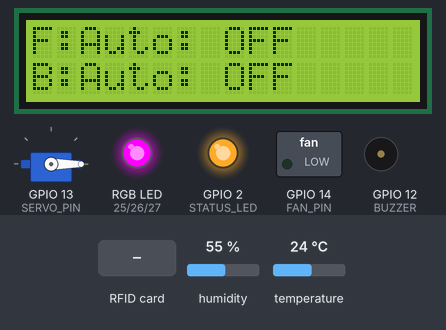
The sketch below on a simulated ESP32. Parts: 16×2 character LCD, servo, switched loads named in the sketch (green lamp = pin HIGH), an RGB LED mixed from three pins (HIGH = lit), output pins drawn as LEDs (lit = HIGH), buzzer (waves = sounding). The test bench sets the inputs (shaded band); at power-on: temperature 24 °C, humidity 55 %. WiFi joins after 1.5 s; servers stay silent unless stated; uploads are accepted with an empty reply; what the sketch prints to the serial monitor is not drawn.

Above: at 5.3 s.
5.4 s: temperature set to 26.6 °C
At 6.9 s:
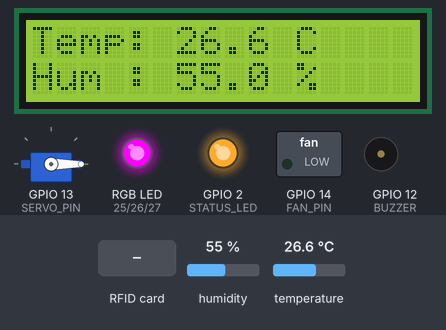
11.3 s: temperature set to 27.8 °C
At 13.8 s:
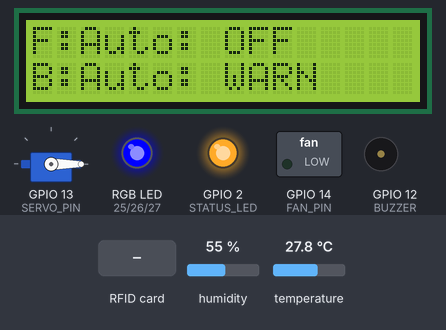
14.2 s: RFID card 5E 7A 19 C4 held to the reader
At 15.3 s:
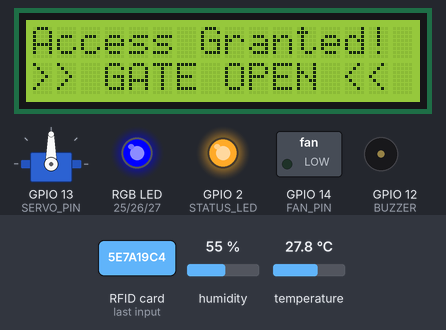
19.5 s: humidity set to 78 %
At 23.4 s:
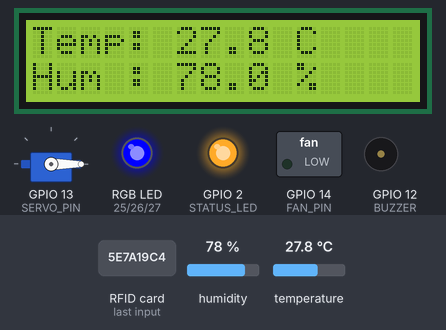
23.7 s: humidity set to 81 %
At 25.5 s:
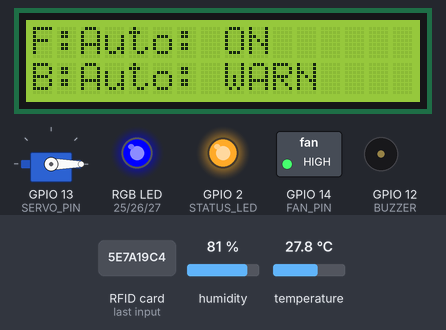
25.8 s: temperature set to 12 °C
At 29.3 s:
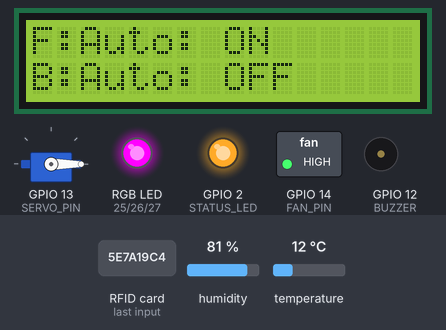
Timing chart, 0 to 30.8 s (numbered marks = the images above; inputs shaded):
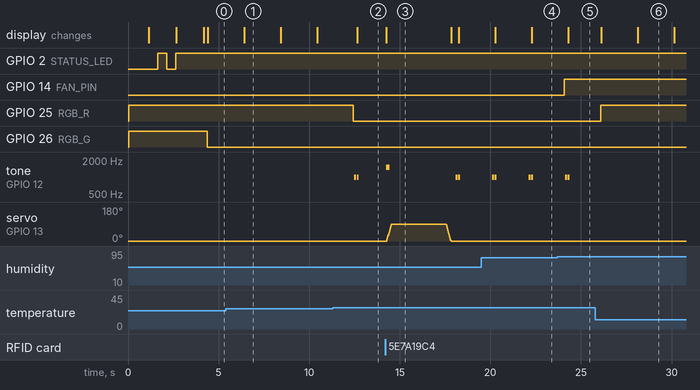

Measured:
- the behaviour switches between 26.9 and 27 °C on temperature (found by bisection; images 1 and 2)
- the behaviour switches between 79 and 80 % on humidity (found by bisection; images 4 and 5)
- after the input at 5.4 s, the display: changes after 1.0 s (image 1)
- after the input at 11.3 s, GPIO 25 (RGB_R): HIGH → LOW after 1.1 s; tone on GPIO 12 (BUZZER): alternates 1000 Hz for 0.10 s and silent for 0.05 s, 4 changes in all, then stays silent, starting after 1.2 s; the display: changes after 1.4 s (image 2)
- after the input at 14.2 s, servo on GPIO 13 (SERVO_PIN): rises from 0° to 90° in 0.24 s, then falls to 0° in 3.3 s; the display: changes after 0.06 s (image 3)
- after the input at 19.5 s, the display: first differs from a run without the input after 2.8 s (image 4)
- after the input at 23.7 s, GPIO 14 (FAN_PIN): LOW → HIGH after 0.39 s; the display: changes after 0.61 s (image 5)
- after the input at 25.8 s, GPIO 25 (RGB_R): LOW → HIGH after 0.30 s; tone on GPIO 12 (BUZZER): stops changing and stays silent; the display: first changes after 0.33 s (image 6 shows a later state)

The sketch:

Esp32_Code_smart_warehouse.ino
```cpp
#include <SPI.h>
#include <MFRC522.h>
#include <ESP32Servo.h>
#include <LiquidCrystal_I2C.h>
#include "DHT.h"
#include <WiFiManager.h>
#include <Ticker.h>
#include <HTTPClient.h>

// --- ตั้งค่าซอฟต์แวร์ (Software Settings) ---
// ⚠️ สำคัญ: ตรวจสอบ IP เครื่องคอมพิวเตอร์คุณด่วนว่ายังเป็น 10.46.167.135 อยู่หรือไม่!
const char* php_post_url = "http://10.46.167.135/IOT-finalproject/post_data.php";
const char* php_get_url = "http://10.46.167.135/IOT-finalproject/api_control.php?action=get";

// *** ส่วนที่เพิ่ม: Security Token / API Key ***
const char* api_key = "MY_SECRET_KEY_888";// รหัสลับสำหรับคุยกับ Server

// --- Pin Assignment ---
#define SS_PIN      5
#define RST_PIN     4
#define SERVO_PIN   13
#define FAN_PIN     14
#define BUZZER      12
#define DHTPIN      15
#define DHTTYPE     DHT22
#define RGB_R       25
#define RGB_G       26
#define RGB_B       27
#define STATUS_LED  2

// --- สร้างออบเจกต์ ---
MFRC522 rfid(SS_PIN, RST_PIN);
Servo myServo;
DHT dht(DHTPIN, DHTTYPE);
LiquidCrystal_I2C lcd(0x27, 16, 2);
Ticker ticker;

// --- ตัวแปรควบคุม ---
bool isGateOpening = false;
int speedDelay = 15;
float humThreshold = 80.0;
unsigned long previousMillis = 0;
const long interval = 2000; // Client-side Rate Limit (ส่งทุก 2 วินาที)

// ตัวแปรควบคุมโหมด Manual
bool isManualFan = false;
bool fanWebState = false;
bool isManualBuzzer = false;
bool buzzerWebState = false;

// ตัวแปรจอ LCD
int lcdState = 0;
bool wasConnected = true;

// ฟังก์ชันไฟกระพริบ
void tickLogic() {
  int state = digitalRead(STATUS_LED);
  digitalWrite(STATUS_LED, !state);
}

void configModeCallback (WiFiManager *myWiFiManager) {
  Serial.println("Entered config mode (AP Mode)");
  lcd.clear();
  lcd.setCursor(0, 0); lcd.print("Connect AP:");
  lcd.setCursor(0, 1); lcd.print("AutoGate_Setup");
  ticker.attach(0.2, tickLogic);
}

void openGate() {
  isGateOpening = true;
  lcd.clear(); lcd.setCursor(0, 0); lcd.print("Access Granted!"); lcd.setCursor(0, 1); lcd.print(">> GATE OPEN <<");
  if(!isManualBuzzer) tone(BUZZER, 1500, 200);
  for (int pos = 0; pos <= 90; pos += 5) { myServo.write(pos); delay(speedDelay); }
  delay(3000);
  for (int pos = 90; pos >= 0; pos -= 5) { myServo.write(pos); delay(speedDelay); }
  lcd.clear();
  if(!isManualBuzzer) noTone(BUZZER);
  isGateOpening = false;
}

void fetchCommands() {
  if (WiFi.status() == WL_CONNECTED) {
    HTTPClient http;
    http.begin(php_get_url);

    // ส่ง API Key ไปยืนยันตัวตน
    http.addHeader("X-API-KEY", api_key);

    int httpCode = http.GET();

    // --- ระบบ Debug แจ้งเตือนสถานะการดึงคำสั่ง (GET) ---
    Serial.print("[GET] Server Code: ");
    Serial.println(httpCode);

    if (httpCode > 0) {
      String payload = http.getString();
      Serial.println("[GET] Payload: " + payload);

      int fm = 0, fs = 0, bm = 0, bs = 0, gt = 0, rst_wifi = 0;
      if (sscanf(payload.c_str(), "F_M:%d,F_S:%d,B_M:%d,B_S:%d,G_T:%d,R_W:%d", &fm, &fs, &bm, &bs, &gt, &rst_wifi) >= 5) {
        isManualFan = (fm == 1);
        fanWebState = (fs == 1);
        isManualBuzzer = (bm == 1);
        buzzerWebState = (bs == 1);

        if (gt == 1 && !isGateOpening) {
          openGate();
        }

        if (rst_wifi == 1) {
          lcd.clear();
          lcd.setCursor(0,0); lcd.print("Cmd: Reset WiFi!");
          lcd.setCursor(0,1); lcd.print("Rebooting...");
          delay(2000);
          WiFiManager wm;
          wm.resetSettings();
          ESP.restart();
        }
      }
    }
    http.end();
  }
}

void setup() {
  Serial.begin(115200);
  SPI.begin(); rfid.PCD_Init(); dht.begin();

  pinMode(BUZZER, OUTPUT); pinMode(FAN_PIN, OUTPUT); pinMode(STATUS_LED, OUTPUT);
  digitalWrite(FAN_PIN, LOW);

  pinMode(RGB_R, OUTPUT); pinMode(RGB_G, OUTPUT); pinMode(RGB_B, OUTPUT);
  digitalWrite(RGB_R, HIGH); digitalWrite(RGB_G, HIGH); digitalWrite(RGB_B, HIGH);

  lcd.init(); lcd.backlight();
  lcd.setCursor(0, 0); lcd.print("System Ready..."); delay(1000);

  lcd.clear(); lcd.print("Connecting WiFi");
  ticker.attach(0.5, tickLogic);

  WiFiManager wm; wm.setAPCallback(configModeCallback);
  if (!wm.autoConnect("NIGGA")) { delay(3000); ESP.restart(); }

  ticker.detach(); digitalWrite(STATUS_LED, HIGH);
  lcd.clear(); lcd.print("WiFi Connected!"); delay(1500); lcd.clear();

  ESP32PWM::allocateTimer(0);
  myServo.setPeriodHertz(50); myServo.attach(SERVO_PIN, 500, 2400); myServo.write(0);
}

void loop() {
  unsigned long currentMillis = millis();

  if (currentMillis - previousMillis >= interval && !isGateOpening) {
    previousMillis = currentMillis;

    if (WiFi.status() == WL_CONNECTED) {
      fetchCommands();
    }

    float h = dht.readHumidity();
    float t = dht.readTemperature();

    if (isnan(h) || isnan(t)) {
      ticker.detach();
      digitalWrite(STATUS_LED, LOW);
      digitalWrite(RGB_R, HIGH); digitalWrite(RGB_G, HIGH); digitalWrite(RGB_B, HIGH);
      lcd.clear(); lcd.setCursor(0, 0); lcd.print("Sensor Error!   "); lcd.setCursor(0, 1); lcd.print("Check DHT22     ");
    }
    else {
      String fanStatus = ""; String buzzStatus = "";

      if (WiFi.status() != WL_CONNECTED) {
        if (wasConnected) {
          ticker.attach(0.5, tickLogic);
          wasConnected = false;
        }
        isManualFan = false;
        isManualBuzzer = false;
      } else {
        if (!wasConnected) {
          ticker.detach();
          digitalWrite(STATUS_LED, HIGH);
          wasConnected = true;
        }
      }

      if (!isManualFan) {
        if (h >= humThreshold) { digitalWrite(FAN_PIN, HIGH); fanStatus = "Auto: ON "; }
        else { digitalWrite(FAN_PIN, LOW); fanStatus = "Auto: OFF"; }
      } else {
        digitalWrite(FAN_PIN, fanWebState ? HIGH : LOW);
        fanStatus = fanWebState ? "Manu: ON " : "Manu: OFF";
      }

      digitalWrite(RGB_R, HIGH); digitalWrite(RGB_G, HIGH); digitalWrite(RGB_B, HIGH);

      if (t < 27.0) {
        digitalWrite(RGB_G, LOW);
        if (!isManualBuzzer) { noTone(BUZZER); buzzStatus = "Auto: OFF"; }
      }
      else if (t >= 27.0 && t <= 28.0) {
        digitalWrite(RGB_R, LOW); digitalWrite(RGB_G, LOW);
        if (!isManualBuzzer) {
          noTone(BUZZER); delay(50); tone(BUZZER, 1000, 100); delay(150); tone(BUZZER, 1000, 100);
          buzzStatus = "Auto: WARN";
        }
      }
      else {
        digitalWrite(RGB_R, LOW);
        if (!isManualBuzzer) { tone(BUZZER, 1000); buzzStatus = "Auto: ALARM"; }
      }

      if (isManualBuzzer) {
        if (buzzerWebState) { tone(BUZZER, 1000); buzzStatus = "Manu: ON "; }
        else { noTone(BUZZER); buzzStatus = "Manu: OFF"; }
      }

      lcdState++;
      if (WiFi.status() != WL_CONNECTED) {
        if (lcdState > 2) lcdState = 0;
      } else {
        if (lcdState > 1) lcdState = 0;
      }

      lcd.clear();
      if (lcdState == 0) {
        lcd.setCursor(0, 0); lcd.print("Temp: "); lcd.print(t, 1); lcd.print(" C");
        lcd.setCursor(0, 1); lcd.print("Hum : "); lcd.print(h, 1); lcd.print(" %");
      }
      else if (lcdState == 1) {
        lcd.setCursor(0, 0); lcd.print("F:"); lcd.print(fanStatus);
        lcd.setCursor(0, 1); lcd.print("B:"); lcd.print(buzzStatus);
      }
      else if (lcdState == 2) {
        lcd.setCursor(0, 0); lcd.print(" !! OFFLINE !! ");
        lcd.setCursor(0, 1); lcd.print("Auto Mode Active");
      }

      if (WiFi.status() == WL_CONNECTED) {
        HTTPClient http;
        http.begin(php_post_url);
        http.addHeader("Content-Type", "application/x-www-form-urlencoded");
        http.addHeader("X-API-KEY", api_key);

        int httpCode = http.POST("temp=" + String(t) + "&hum=" + String(h));

        // --- ระบบ Debug แจ้งเตือนสถานะการส่งข้อมูล (POST) ---
        Serial.print("[POST] Server Code: ");
        Serial.println(httpCode);

        if(httpCode > 0) {
            String response = http.getString();
            Serial.println("[POST] Response: " + response);
        } else {
            Serial.println("[POST] Error: " + http.errorToString(httpCode));
        }

        http.end();
      }
    }
  }

  if (!isGateOpening && rfid.PICC_IsNewCardPresent() && rfid.PICC_ReadCardSerial()) {
    openGate();
    rfid.PICC_HaltA();
    rfid.PCD_StopCrypto1();
  }
}
```
